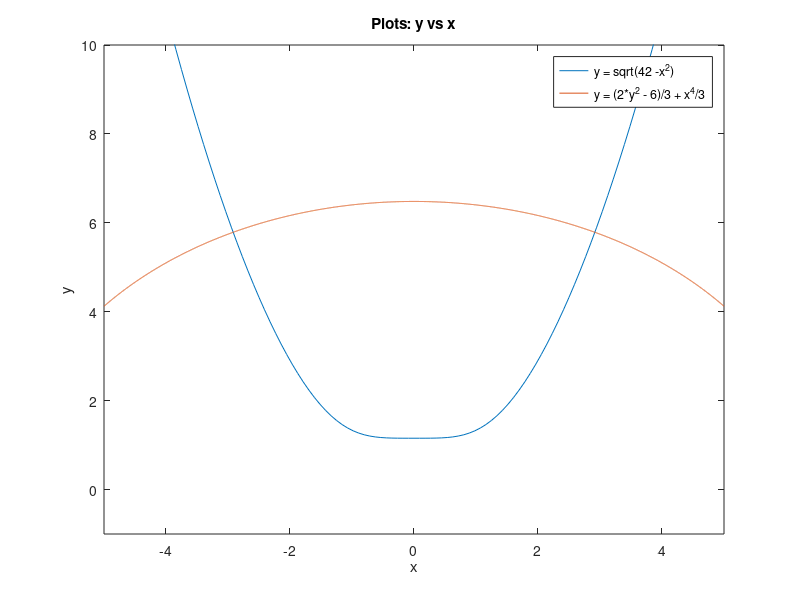

Here is the MATLAB script that generated this plot: (Note: this script raises an error after producing the figure.)
clc; clear; close all;

%% Part (a)
x = linspace(-5, 5, 10000);
y1 = sqrt(42 - x.^2);   % Equation 01

% By rearranging equation 2 --> y = (2*y^2 - 6)/3 - x^4/3
f = @(x) (2/3)*sqrt(3 + x.^4);

% Plotting the two equations
fplot(f, [-5, 5])
hold on
plot(x, y1), ylim([-1,10])
xlabel('x'), ylabel('y'), title('Plots: y vs x')
legend('y = sqrt(42 -x^2)', 'y = (2*y^2 - 6)/3 + x^4/3')

fprintf("\n\n Result for part (a): \n");
for i = 1:length(x)-1
    ym = x(i)^4 + 3*y1(i) - 2* y1(i)^2 - 6;
    
    if (ym>-0.05 && ym<0.05)
        fprintf("x: %.2f, y: %.2f \n ", x(i), y1(i));
    end
end

%% Part (b)
fprintf("\n\n Result for part (b): \n");

syms x y
f = x^2 + y^2-42;
disp("differentiation of eqn (i) with respect to x:");
disp(diff(f, x));
disp("Integration of eqn (i) with respect to x:");
disp(int(f, x));

syms x y
f = x^2 + y^2-42;
disp("differentiation of eqn (i) with respect to y:");
disp(diff(f, y));
disp("Integration of eqn (i) with respect to y:");
disp(int(f, y));

syms x y
f = x^4 + 3*y-2*y^2-6;
disp("differentiation of eqn (ii) with respect to x:");
disp(diff(f, x));
disp("Integration of eqn (ii) with respect to x:");
disp(int(f, x));

syms x y
f = x^4 + 3*y-2*y^2-6;
disp("differentiation of eqn (ii) with respect to y:");
disp(diff(f, y));
disp("Integration of eqn (ii) with respect to x:");
disp(int(f, y));


